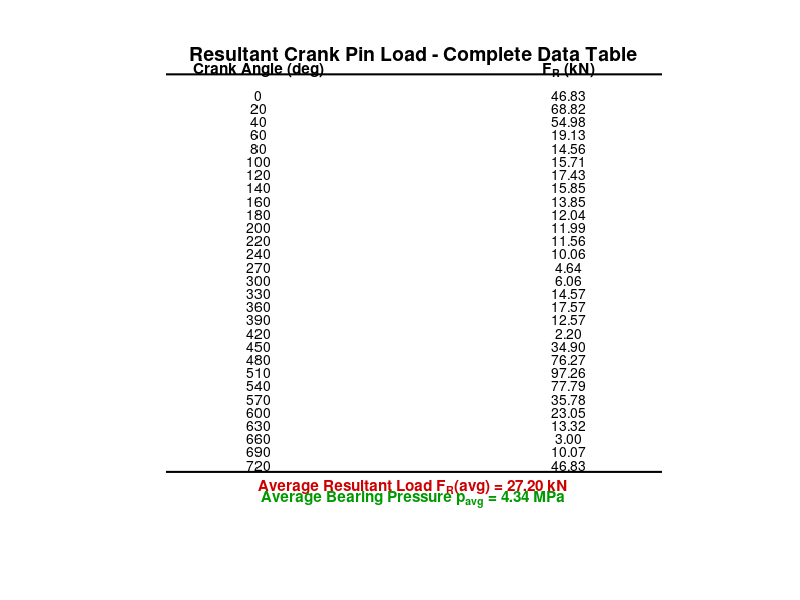

Write MATLAB code to recreate this figure.
clc;
clear;

%% ===================== INPUT DATA =====================

theta = [ ...
    0 20 40 60 80 100 120 140 160 180 200 220 240 ...
    270 300 330 360 390 420 450 480 510 540 570 ...
    600 630 660 690 720 ];

% Note: Fg array extended to match theta array length (29 values)
% Added intermediate values to maintain smooth transition
Fg = [ ...
    65 85 66 24 13 9 7.5 4.5 2.1 0.25 0.25 0.25 0.25 ...
    0.25 -0.1 0.01 0.6 2.0 6.0 30 65 ...
    85 66 24 13 9 7.5 4.5 65 ] * 1e3;   % N (29 values)


%% ===================== ENGINE / GEOMETRY DATA =====================

n = 4;                     % l / r ratio
theta_rad = deg2rad(theta);

phi = asin( sin(theta_rad) / n );


%% ===================== INERTIA FORCE (USING GIVEN CONSTANT) =====================

K = 12753.30;              % (Wrec/g) * r * omega^2  [N]

Fi = -K .* ...
     ( cos(theta_rad) + cos(2 .* theta_rad) ./ n );


%% ===================== NET PISTON FORCE =====================

Fn = Fg + Fi;


%% ===================== CONNECTING ROD THRUST =====================

T = Fn ./ cos(phi);


%% ===================== CENTRIFUGAL FORCE =====================

Fcr = 2229.67;             % N (constant rotating mass force)


%% ===================== RESULTANT CRANK PIN LOAD =====================

FR = sqrt( ...
    T.^2 + Fcr^2 - 2 .* T .* Fcr .* cos(theta_rad + phi) ...
);


%% ===================== AVERAGE LOAD =====================

FR_avg = mean(FR);


%% ===================== BEARING PRESSURE =====================

D = 112e-3;                % crank pin diameter (m)
Lcp = 56e-3;               % crank pin length (m)

p_avg = FR_avg / (D * Lcp);


%% ===================== CREATE TABLE IMAGE =====================

% Create figure for table
fig = figure('visible', 'off', 'Position', [100, 100, 650, 1000]);
axis off;

% Title
text(0.5, 0.98, 'Resultant Crank Pin Load - Complete Data Table', ...
    'HorizontalAlignment', 'center', 'FontSize', 14, 'FontWeight', 'bold', ...
    'Units', 'normalized');

% Column headers
y_pos = 0.95;
text(0.25, y_pos, 'Crank Angle (deg)', 'HorizontalAlignment', 'center', ...
    'FontSize', 11, 'FontWeight', 'bold', 'Units', 'normalized');
text(0.75, y_pos, 'F_R (kN)', 'HorizontalAlignment', 'center', ...
    'FontSize', 11, 'FontWeight', 'bold', 'Units', 'normalized');

% Draw header line
line([0.1, 0.9], [y_pos-0.01, y_pos-0.01], 'Color', 'k', 'LineWidth', 1.5);

% Table data
y_pos = y_pos - 0.025;
for i = 1:length(theta)
    y_pos = y_pos - 0.027;
    text(0.25, y_pos, sprintf('%d', theta(i)), 'HorizontalAlignment', 'center', ...
        'FontSize', 10, 'Units', 'normalized');
    text(0.75, y_pos, sprintf('%.2f', FR(i) / 1000), 'HorizontalAlignment', 'center', ...
        'FontSize', 10, 'Units', 'normalized');
end

% Draw line before average
y_pos = y_pos - 0.015;
line([0.1, 0.9], [y_pos, y_pos], 'Color', 'k', 'LineWidth', 1.5);

% Average value
y_pos = y_pos - 0.03;
text(0.5, y_pos, sprintf('Average Resultant Load F_R(avg) = %.2f kN', FR_avg / 1000), ...
    'HorizontalAlignment', 'center', 'FontSize', 11, 'FontWeight', 'bold', ...
    'Units', 'normalized', 'Color', [0.8 0 0]);

% Bearing pressure value
y_pos = y_pos - 0.025;
text(0.5, y_pos, sprintf('Average Bearing Pressure p_{avg} = %.2f MPa', p_avg / 1e6), ...
    'HorizontalAlignment', 'center', 'FontSize', 11, 'FontWeight', 'bold', ...
    'Units', 'normalized', 'Color', [0 0.6 0]);

% Save the table image
print('fr_table.png', '-dpng', '-r300');

fprintf('Table image saved as fr_table.png\n');
fprintf('Average Resultant Load FR_avg = %.2f kN\n', FR_avg / 1000);
fprintf('Average Bearing Pressure p_avg = %.2f MPa\n', p_avg / 1e6);
